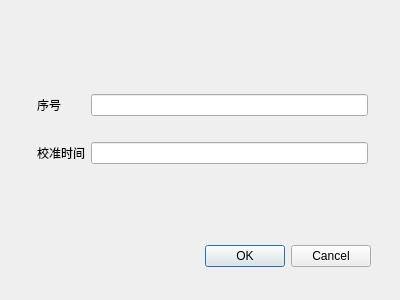
<?xml version="1.0" encoding="UTF-8"?>
<ui version="4.0">
 <class>Dialog</class>
 <widget class="QDialog" name="Dialog">
  <property name="geometry">
   <rect>
    <x>0</x>
    <y>0</y>
    <width>400</width>
    <height>300</height>
   </rect>
  </property>
  <property name="windowTitle">
   <string>Dialog</string>
  </property>
  <widget class="QDialogButtonBox" name="buttonBox">
   <property name="geometry">
    <rect>
     <x>30</x>
     <y>240</y>
     <width>341</width>
     <height>32</height>
    </rect>
   </property>
   <property name="orientation">
    <enum>Qt::Horizontal</enum>
   </property>
   <property name="standardButtons">
    <set>QDialogButtonBox::Cancel|QDialogButtonBox::Ok</set>
   </property>
  </widget>
  <widget class="QWidget" name="">
   <property name="geometry">
    <rect>
     <x>37</x>
     <y>74</y>
     <width>331</width>
     <height>111</height>
    </rect>
   </property>
   <layout class="QGridLayout" name="gridLayout">
    <item row="0" column="0">
     <widget class="QLabel" name="label_5">
      <property name="text">
       <string>序号</string>
      </property>
     </widget>
    </item>
    <item row="0" column="1">
     <widget class="QLineEdit" name="SequencelineEdit"/>
    </item>
    <item row="1" column="0">
     <widget class="QLabel" name="label">
      <property name="text">
       <string>校准时间</string>
      </property>
     </widget>
    </item>
    <item row="1" column="1">
     <widget class="QLineEdit" name="TimelineEdit"/>
    </item>
   </layout>
  </widget>
 </widget>
 <resources/>
 <connections>
  <connection>
   <sender>buttonBox</sender>
   <signal>accepted()</signal>
   <receiver>Dialog</receiver>
   <slot>accept()</slot>
   <hints>
    <hint type="sourcelabel">
     <x>248</x>
     <y>254</y>
    </hint>
    <hint type="destinationlabel">
     <x>157</x>
     <y>274</y>
    </hint>
   </hints>
  </connection>
  <connection>
   <sender>buttonBox</sender>
   <signal>rejected()</signal>
   <receiver>Dialog</receiver>
   <slot>reject()</slot>
   <hints>
    <hint type="sourcelabel">
     <x>316</x>
     <y>260</y>
    </hint>
    <hint type="destinationlabel">
     <x>286</x>
     <y>274</y>
    </hint>
   </hints>
  </connection>
 </connections>
</ui>
